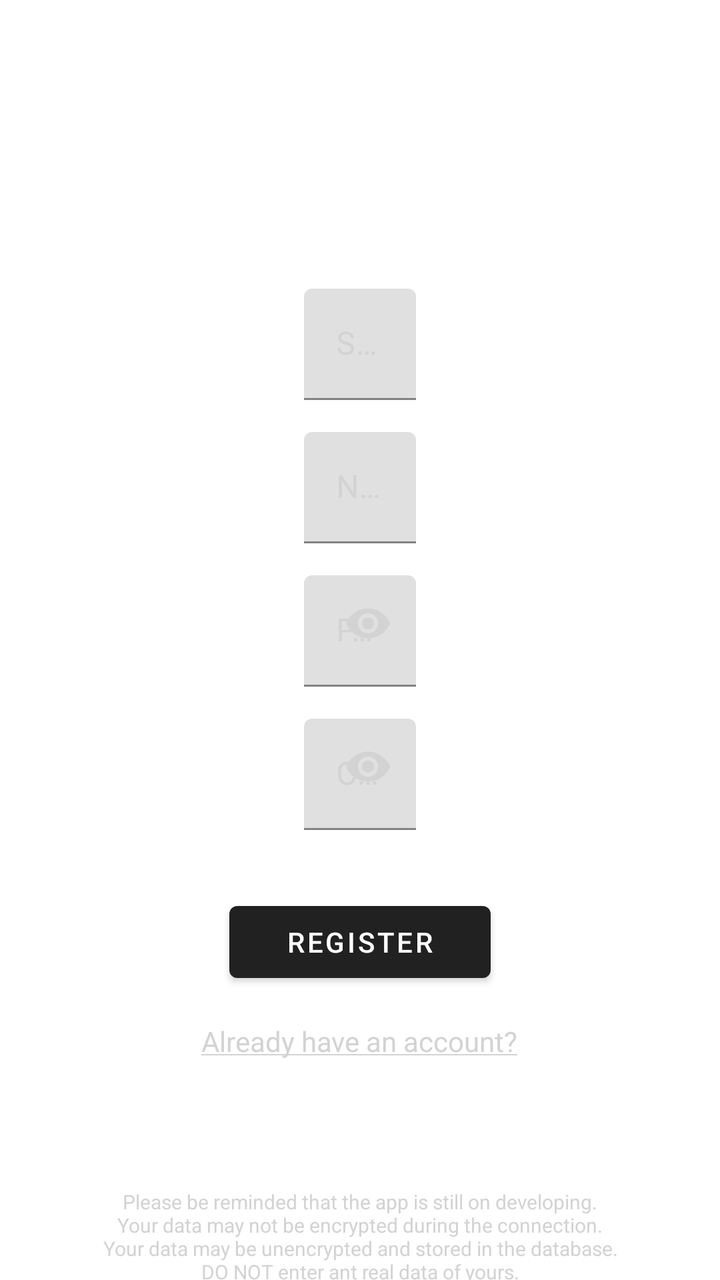
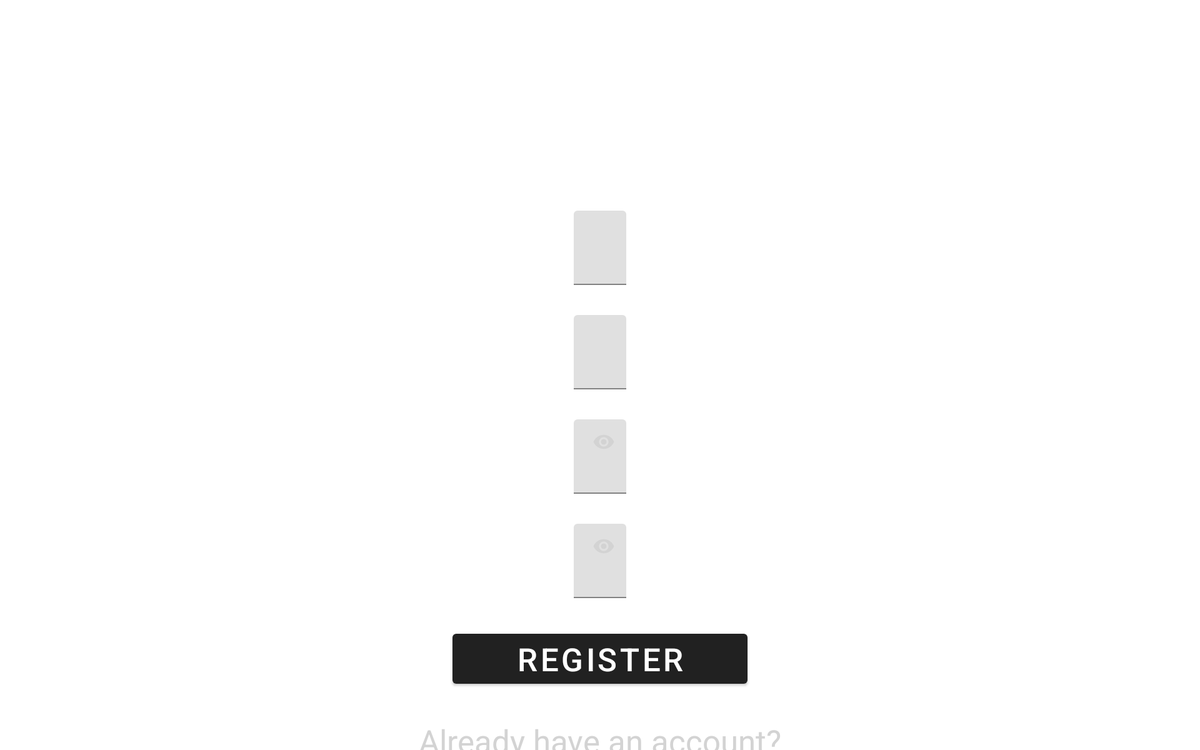

Compare how this app lays out the same screen by default and in its alternative resource folder. The renders come first, then the two layout files and the values they reference.
<!-- AndroidManifest.xml: activity theme Theme.MaterialComponents.Light.DarkActionBar -->
<!-- res/layout/activity_register.xml -->
<?xml version="1.0" encoding="utf-8"?>
<LinearLayout xmlns:android="http://schemas.android.com/apk/res/android"
    xmlns:app="http://schemas.android.com/apk/res-auto"
    xmlns:tools="http://schemas.android.com/tools"
    android:layout_width="match_parent"
    android:layout_height="match_parent"
    android:background="@color/JetBlack"
    android:orientation="vertical">

    <TextView
        android:id="@+id/text_register"
        android:layout_width="wrap_content"
        android:layout_height="wrap_content"
        android:layout_gravity="center"
        android:layout_marginTop="64dp"
        android:text="@string/register"
        android:textColor="@color/White"
        android:textSize="36sp"
        android:textStyle="bold" />

    <com.google.android.material.textfield.TextInputLayout
        android:layout_width="wrap_content"
        android:layout_height="wrap_content"
        android:layout_gravity="center"
        android:layout_marginTop="32dp"
        android:textColorHint="@color/LightGray"
        app:boxStrokeColor="@color/LightGray"
        app:hintTextColor="@color/LightGray">

        <EditText
            android:id="@+id/register_studentID"
            android:layout_width="wrap_content"
            android:layout_height="wrap_content"
            android:autofillHints="@string/studentID"
            android:background="@color/JetBlack"
            android:ems="16"
            android:hint="@string/studentID"
            android:inputType="textPersonName"
            android:textColor="@color/White" />

    </com.google.android.material.textfield.TextInputLayout>

    <com.google.android.material.textfield.TextInputLayout
        android:layout_width="wrap_content"
        android:layout_height="wrap_content"
        android:layout_gravity="center"
        android:layout_marginTop="16dp"
        android:textColorHint="@color/LightGray"
        app:boxStrokeColor="@color/LightGray"
        app:hintTextColor="@color/LightGray">

        <EditText
            android:id="@+id/register_name"
            android:layout_width="wrap_content"
            android:layout_height="wrap_content"
            android:autofillHints="@string/name"
            android:background="@color/JetBlack"
            android:ems="16"
            android:hint="@string/name"
            android:inputType="textPersonName"
            android:textColor="@color/White" />

    </com.google.android.material.textfield.TextInputLayout>

    <com.google.android.material.textfield.TextInputLayout
        android:layout_width="wrap_content"
        android:layout_height="wrap_content"
        android:layout_gravity="center"
        android:layout_marginTop="16dp"
        android:textColorHint="@color/LightGray"
        app:boxStrokeColor="@color/LightGray"
        app:hintTextColor="@color/LightGray"
        app:passwordToggleEnabled="true"
        app:passwordToggleTint="@color/LightGray">

        <EditText
            android:id="@+id/register_password"
            android:layout_width="wrap_content"
            android:layout_height="wrap_content"
            android:autofillHints="@string/password"
            android:background="@color/JetBlack"
            android:ems="16"
            android:hint="@string/password"
            android:inputType="textPassword"
            android:textColor="@color/White" />

    </com.google.android.material.textfield.TextInputLayout>

    <com.google.android.material.textfield.TextInputLayout
        android:layout_width="wrap_content"
        android:layout_height="wrap_content"
        android:layout_gravity="center"
        android:layout_marginTop="16dp"
        android:textColorHint="@color/LightGray"
        app:boxStrokeColor="@color/LightGray"
        app:hintTextColor="@color/LightGray"
        app:passwordToggleEnabled="true"
        app:passwordToggleTint="@color/LightGray">

        <EditText
            android:id="@+id/register_confirm_password"
            android:layout_width="wrap_content"
            android:layout_height="wrap_content"
            android:autofillHints="@string/confirm_password"
            android:background="@color/JetBlack"
            android:ems="16"
            android:hint="@string/confirm_password"
            android:inputType="textPassword"
            android:textColor="@color/White" />

    </com.google.android.material.textfield.TextInputLayout>

    <Button
        android:id="@+id/btn_register"
        android:layout_width="wrap_content"
        android:layout_height="wrap_content"
        android:layout_gravity="center"
        android:layout_marginTop="32dp"
        android:ems="10"
        android:maxEms="16"
        android:minEms="8"
        android:text="@string/register" />

    <TextView
        android:id="@+id/text_gotoLogin"
        android:layout_width="wrap_content"
        android:layout_height="wrap_content"
        android:layout_gravity="center"
        android:layout_marginTop="16dp"
        android:text="@string/have_an_account"
        android:textColor="@color/LightGray" />

    <TextView
        android:id="@+id/textView5"
        android:layout_width="match_parent"
        android:layout_height="wrap_content"
        android:layout_gravity="center"
        android:layout_marginTop="64dp"
        android:gravity="center"
        android:paddingLeft="32dp"
        android:paddingRight="32dp"
        android:text="@string/alphaBetaWaring"
        android:textColor="@color/LightGray"
        android:textSize="10sp" />

</LinearLayout>
<!-- resources referenced by this layout -->
<resources>
  <color name="LightGray">#D3D3D3</color>
  <color name="White">#FFFFFF</color>
  <string name="alphaBetaWaring">Please be reminded that the app is still on developing.\nYour data may not be encrypted during the connection.\nYour data may be unencrypted and stored in the database.\nDO NOT enter ant real data of yours.</string>
  <string name="confirm_password">Confirm Password</string>
  <string name="have_an_account"><u>Already have an account?</u></string>
  <string name="name">Name</string>
  <string name="password">Password</string>
  <string name="register">REGISTER</string>
  <string name="studentID">Student ID</string>
</resources>
<!-- res/layout-xlarge-land/activity_register.xml (the repository's variant of the layout above) -->
<!-- drawn on a large tablet held sideways -->
<?xml version="1.0" encoding="utf-8"?>

<LinearLayout xmlns:android="http://schemas.android.com/apk/res/android"
    xmlns:app="http://schemas.android.com/apk/res-auto"
    xmlns:tools="http://schemas.android.com/tools"
    android:layout_width="match_parent"
    android:layout_height="match_parent"
    android:background="@color/JetBlack"
    android:orientation="vertical">

    <TextView
        android:id="@+id/text_register"
        android:layout_width="wrap_content"
        android:layout_height="wrap_content"
        android:layout_gravity="center"
        android:layout_marginTop="32dp"
        android:text="@string/register"
        android:textColor="@color/White"
        android:textSize="96sp"
        android:textStyle="bold" />

    <com.google.android.material.textfield.TextInputLayout
        android:layout_width="wrap_content"
        android:layout_height="wrap_content"
        android:layout_gravity="center"
        android:layout_marginTop="64dp"
        android:textColorHint="@color/LightGray"
        app:boxStrokeColor="@color/LightGray"
        app:hintTextColor="@color/LightGray">

        <EditText
            android:id="@+id/register_studentID"
            android:layout_width="wrap_content"
            android:layout_height="wrap_content"
            android:autofillHints="@string/studentID"
            android:background="@color/JetBlack"
            android:ems="16"
            android:hint="@string/studentID"
            android:inputType="textPersonName"
            android:textColor="@color/White"
            android:textSize="34sp" />

    </com.google.android.material.textfield.TextInputLayout>

    <com.google.android.material.textfield.TextInputLayout
        android:layout_width="wrap_content"
        android:layout_height="wrap_content"
        android:layout_gravity="center"
        android:layout_marginTop="32dp"
        android:textColorHint="@color/LightGray"
        app:boxStrokeColor="@color/LightGray"
        app:hintTextColor="@color/LightGray">

        <EditText
            android:id="@+id/register_name"
            android:layout_width="wrap_content"
            android:layout_height="wrap_content"
            android:autofillHints="@string/name"
            android:background="@color/JetBlack"
            android:ems="16"
            android:hint="@string/name"
            android:inputType="textPersonName"
            android:textColor="@color/White"
            android:textSize="34sp" />

    </com.google.android.material.textfield.TextInputLayout>

    <com.google.android.material.textfield.TextInputLayout
        android:layout_width="wrap_content"
        android:layout_height="wrap_content"
        android:layout_gravity="center"
        android:layout_marginTop="32dp"
        android:textColorHint="@color/LightGray"
        app:boxStrokeColor="@color/LightGray"
        app:hintTextColor="@color/LightGray"
        app:passwordToggleEnabled="true"
        app:passwordToggleTint="@color/LightGray">

        <EditText
            android:id="@+id/register_password"
            android:layout_width="wrap_content"
            android:layout_height="wrap_content"
            android:autofillHints="@string/password"
            android:background="@color/JetBlack"
            android:ems="16"
            android:hint="@string/password"
            android:inputType="textPassword"
            android:textColor="@color/White"
            android:textSize="34sp" />

    </com.google.android.material.textfield.TextInputLayout>

    <com.google.android.material.textfield.TextInputLayout
        android:layout_width="wrap_content"
        android:layout_height="wrap_content"
        android:layout_gravity="center"
        android:layout_marginTop="32dp"
        android:textColorHint="@color/LightGray"
        app:boxStrokeColor="@color/LightGray"
        app:hintTextColor="@color/LightGray"
        app:passwordToggleEnabled="true"
        app:passwordToggleTint="@color/LightGray">

        <EditText
            android:id="@+id/register_confirm_password"
            android:layout_width="wrap_content"
            android:layout_height="wrap_content"
            android:autofillHints="@string/confirm_password"
            android:background="@color/JetBlack"
            android:ems="16"
            android:hint="@string/confirm_password"
            android:inputType="textPassword"
            android:textColor="@color/White"
            android:textSize="34sp" />

    </com.google.android.material.textfield.TextInputLayout>

    <Button
        android:id="@+id/btn_register"
        android:layout_width="wrap_content"
        android:layout_height="wrap_content"
        android:layout_gravity="center"
        android:layout_marginTop="32dp"
        android:ems="10"
        android:maxEms="16"
        android:minEms="8"
        android:text="@string/register"
        android:textSize="34sp" />

    <TextView
        android:id="@+id/text_gotoLogin"
        android:layout_width="wrap_content"
        android:layout_height="wrap_content"
        android:layout_gravity="center"
        android:layout_marginTop="32dp"
        android:onClick="gotoLogin"
        android:text="@string/have_an_account"
        android:textColor="@color/LightGray"
        android:textSize="34sp" />

</LinearLayout>
<!-- resources referenced by the variant -->
<!-- as a large tablet held sideways resolves them -->
<resources>
  <color name="LightGray">#D3D3D3</color>
  <color name="White">#FFFFFF</color>
  <string name="confirm_password">Confirm Password</string>
  <string name="have_an_account"><u>Already have an account?</u></string>
  <string name="name">Name</string>
  <string name="password">Password</string>
  <string name="register">REGISTER</string>
  <string name="studentID">Student ID</string>
</resources>
